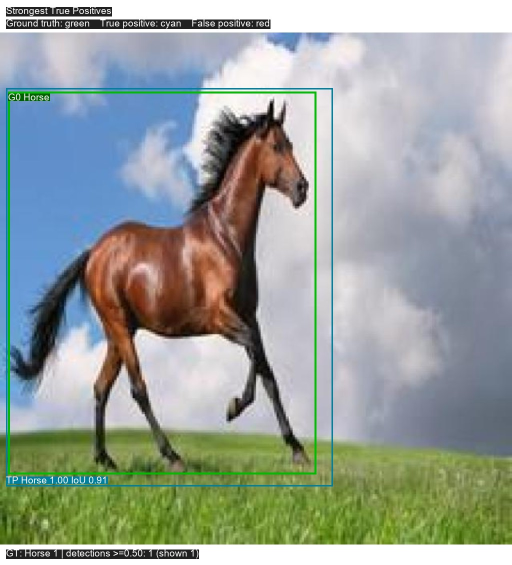
#> input picture reports/final_evaluation/visualizations/high_confidence_correct_detections_01_horse-66-_jpg.rf.6e1670a6be8aa01b03b410409_56e4c61b.jpg, 1024 x 1130 px (shown at 1/2 size); its folder holds 7 pictures in this run
$ python build_readme_assets.py
#> lines starting #> are read from the running program, lines starting #| are printed output that depends on the picture
#!/usr/bin/env python3
"""Build README presentation assets from frozen final-evaluation artifacts."""

from __future__ import annotations

from pathlib import Path

import matplotlib.pyplot as plt
import numpy as np
from PIL import Image, ImageDraw, ImageFont, ImageOps

PROJECT_ROOT = Path(__file__).resolve().parents[1]
SOURCE = PROJECT_ROOT / "reports" / "final_evaluation" / "visualizations"
OUTPUT = PROJECT_ROOT / "reports" / "readme"


def font(size: int, *, bold: bool = False) -> ImageFont.ImageFont:
    names = ("arialbd.ttf", "DejaVuSans-Bold.ttf") if bold else ("arial.ttf", "DejaVuSans.ttf")
    for name in names:
        try:
            return ImageFont.truetype(name, size=size)
        except OSError:
            continue
    return ImageFont.load_default()


def montage(
    destination: Path,
    title: str,
    panels: list[tuple[str, str]],
    *,
    columns: int,
    tile_width: int = 410,
    tile_height: int = 452,
) -> None:
#> called with title = 'Representative held-out test detections', columns = 3, tile_width = 410, tile_height = 452
    rows = (len(panels) + columns - 1) // columns
    margin, gap, header, caption_height = 28, 18, 74, 42
    canvas_width = margin * 2 + columns * tile_width + (columns - 1) * gap
    canvas_height = margin * 2 + header + rows * (tile_height + caption_height) + (rows - 1) * gap
    canvas = Image.new("RGB", (canvas_width, canvas_height), "#f6f8fa")
    draw = ImageDraw.Draw(canvas)
    draw.text((margin, 20), title, fill="#172b4d", font=font(34, bold=True))
    for index, (filename, caption) in enumerate(panels):
        row, column = divmod(index, columns)
        x = margin + column * (tile_width + gap)
        y = margin + header + row * (tile_height + caption_height + gap)
        with Image.open(SOURCE / filename) as original:
#> original is the input picture: PIL image 1024x1130 RGB; mean R, G, B 151.7, 161, 155
            fitted = ImageOps.fit(
                original.convert("RGB"), (tile_width, tile_height),
                method=Image.Resampling.LANCZOS,
            )
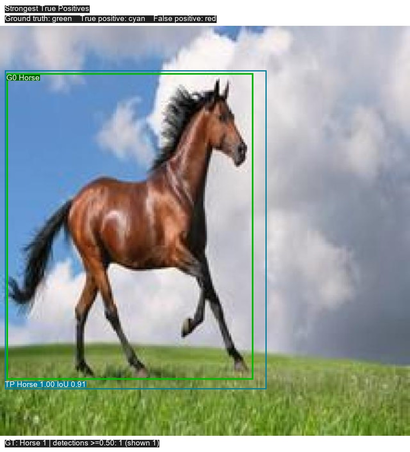
#> fitted: PIL image 410x452 RGB; mean R, G, B 151.5, 160.8, 154.9
        canvas.paste(fitted, (x, y))
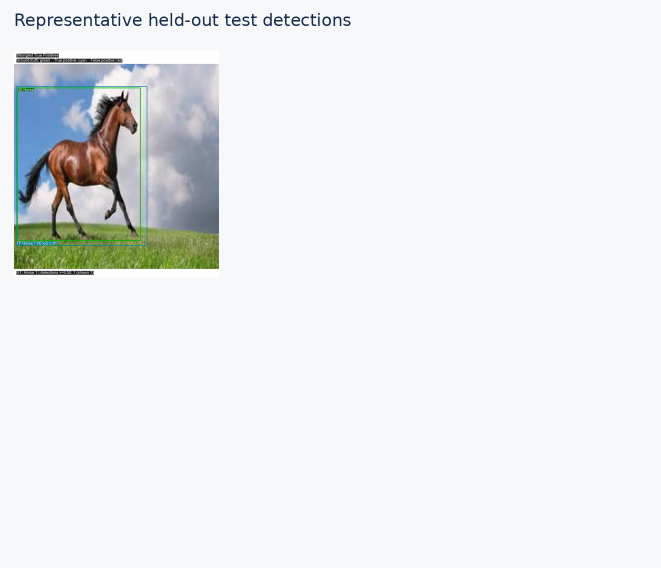
#> canvas: PIL image 1322x1136 RGB (shown at 1/2 size); mean R, G, B 233.6, 236.6, 237.7
        draw.rectangle((x, y, x + tile_width - 1, y + tile_height - 1), outline="#d0d7de", width=2)
        draw.text((x + 8, y + tile_height + 8), caption, fill="#24292f", font=font(21, bold=True))
#> pass 2 of the loop in montage, `for index, (filename, caption) in enumerate(panels):`:
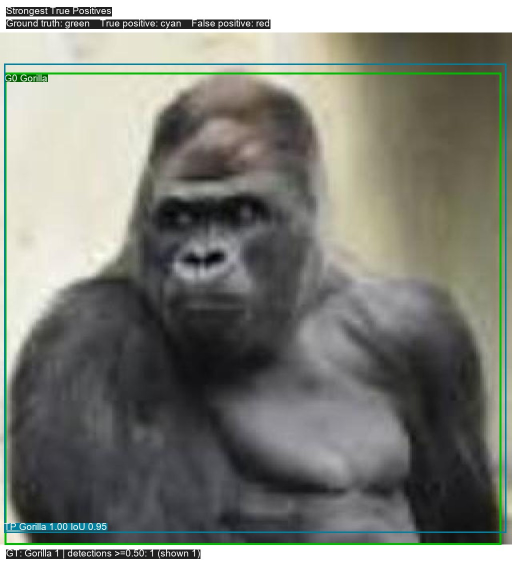
#> input picture reports/final_evaluation/visualizations/high_confidence_correct_detections_02_gorilla-192-_jpeg.rf.b1c0caed27a472a436dc3_2f56205c.jpg, 1024 x 1130 px (shown at 1/2 size)
#> in montage, original is the input picture: PIL image 1024x1130 RGB; mean R, G, B 125.8, 127.8, 119.6
#> in montage, `fitted = ImageOps.fit( original.convert("RGB"), (tile_width, tile_heig..`:
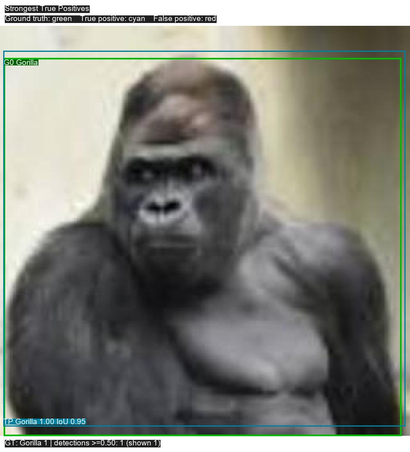
#> fitted: PIL image 410x452 RGB; mean R, G, B 125.6, 127.6, 119.4
#> in montage, `canvas.paste(fitted, (x, y))`:
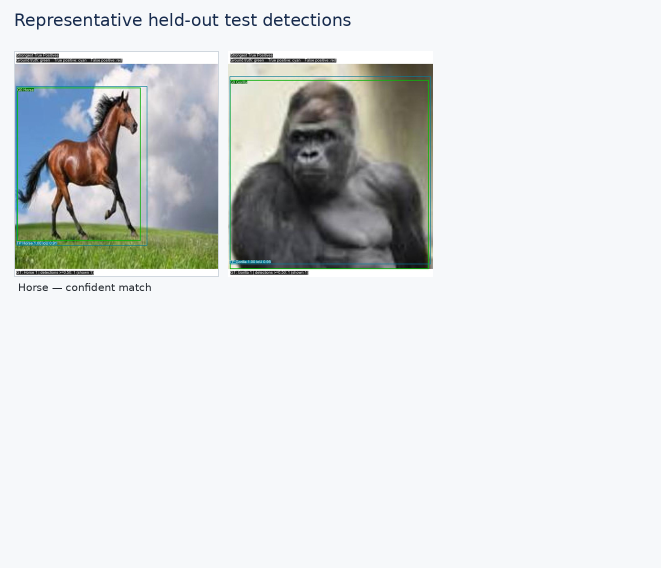
#> canvas: PIL image 1322x1136 RGB (shown at 1/2 size); mean R, G, B 218.6, 221.6, 221.5
#> pass 3 of the loop in montage, `for index, (filename, caption) in enumerate(panels):`:
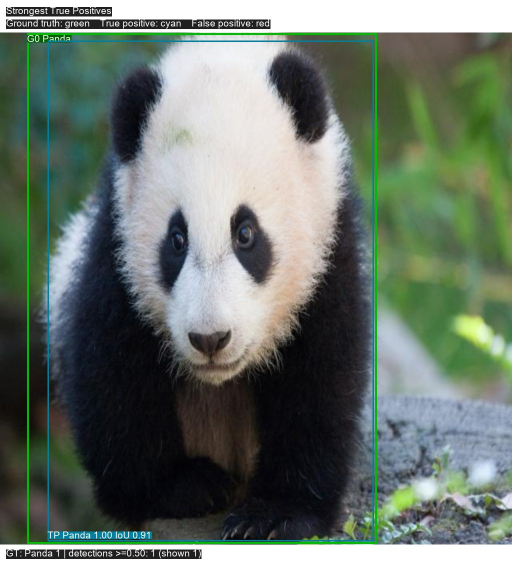
#> input picture reports/final_evaluation/visualizations/high_confidence_correct_detections_03_panda-59-_jpg.rf.8c8ac1f53672ead35b0fa820d_7ecaa330.jpg, 1024 x 1130 px (shown at 1/2 size)
#> in montage, original is the input picture: PIL image 1024x1130 RGB; mean R, G, B 104.1, 116, 105.4
#> in montage, `fitted = ImageOps.fit( original.convert("RGB"), (tile_width, tile_heig..`:
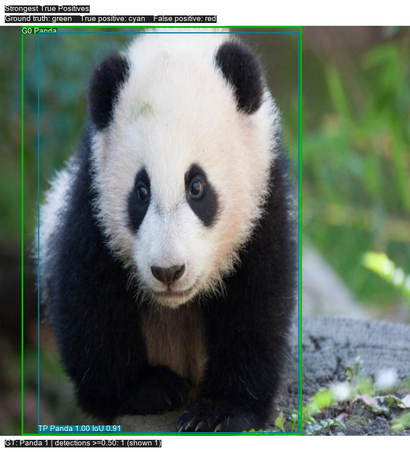
#> fitted: PIL image 410x452 RGB; mean R, G, B 103.9, 115.8, 105.2
#> in montage, `canvas.paste(fitted, (x, y))`:
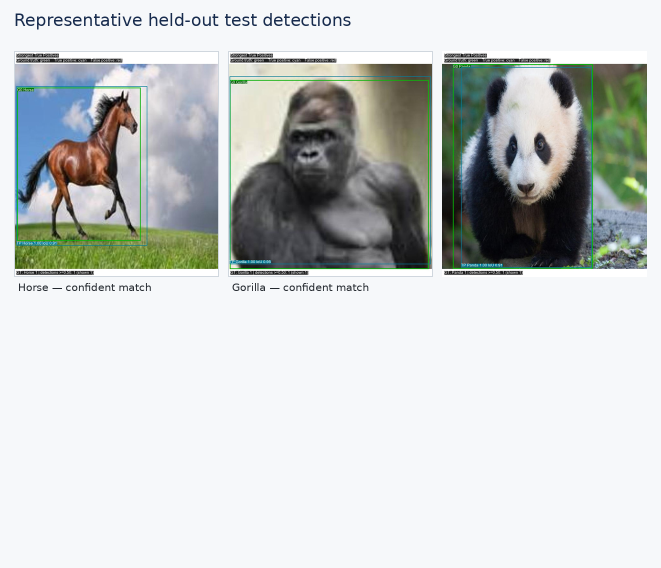
#> canvas: PIL image 1322x1136 RGB (shown at 1/2 size); mean R, G, B 200.9, 205.1, 203.5
#> the loop made 4 passes; the first 3 are shown
    destination.parent.mkdir(parents=True, exist_ok=True)
    canvas.save(destination, optimize=True)


# [53 lines left out: functions experiment_plots, benchmark_plot, not called in this run]


def main() -> int:
    OUTPUT.mkdir(parents=True, exist_ok=True)
    montage(
        OUTPUT / "final_detection_examples.png",
        "Representative held-out test detections",
        [
            ("high_confidence_correct_detections_01_horse-66-_jpg.rf.6e1670a6be8aa01b03b410409_56e4c61b.jpg", "Horse — confident match"),
            ("high_confidence_correct_detections_02_gorilla-192-_jpeg.rf.b1c0caed27a472a436dc3_2f56205c.jpg", "Gorilla — confident match"),
            ("high_confidence_correct_detections_03_panda-59-_jpg.rf.8c8ac1f53672ead35b0fa820d_7ecaa330.jpg", "Panda — confident match"),
            ("crowded_scenes_02_Zebra-Valid-329-_jpeg.rf.9b082f5d2ec8aeace_19857de1.jpg", "Zebras — crowded scene"),
            ("crowded_scenes_03_dog-39-_jpg.rf.fd4055542a11f4fe19b9d2684c6_60f25115.jpg", "Dogs — multiple objects"),
            ("crowded_scenes_01_Monkey-176-_jpeg.rf.2a21dc12a512131efb3382_795b117c.jpg", "Monkeys — mixed outcomes"),
        ],
        columns=3,
    )
    montage(
        OUTPUT / "failure_examples.png",
        "Representative held-out error cases",
        [
            ("small_object_cases_03_dog-18-_jpg.rf.440afac81e003136ad98cd711b4_6e5793ec.jpg", "Small/crowded class confusion"),
            ("crowded_scenes_01_Monkey-176-_jpeg.rf.2a21dc12a512131efb3382_795b117c.jpg", "Crowded-scene misses"),
            ("localization_errors_03_horse-27-_jpg.rf.32720670fc107ae6637996840_1f02487e.jpg", "Localization errors"),
            ("class_confusions_02_rhino-93-_jpg.rf.1f12f0be939aa997fd3e4ad92_47b0aabb.jpg", "Rhino / Hippo confusion"),
        ],
        columns=2,
        tile_width=520,
        tile_height=575,
    )
    experiment_plots()
    benchmark_plot()
    return 0


if __name__ == "__main__":
#> (the run stopped early here; a loop or call above may not have finished)
